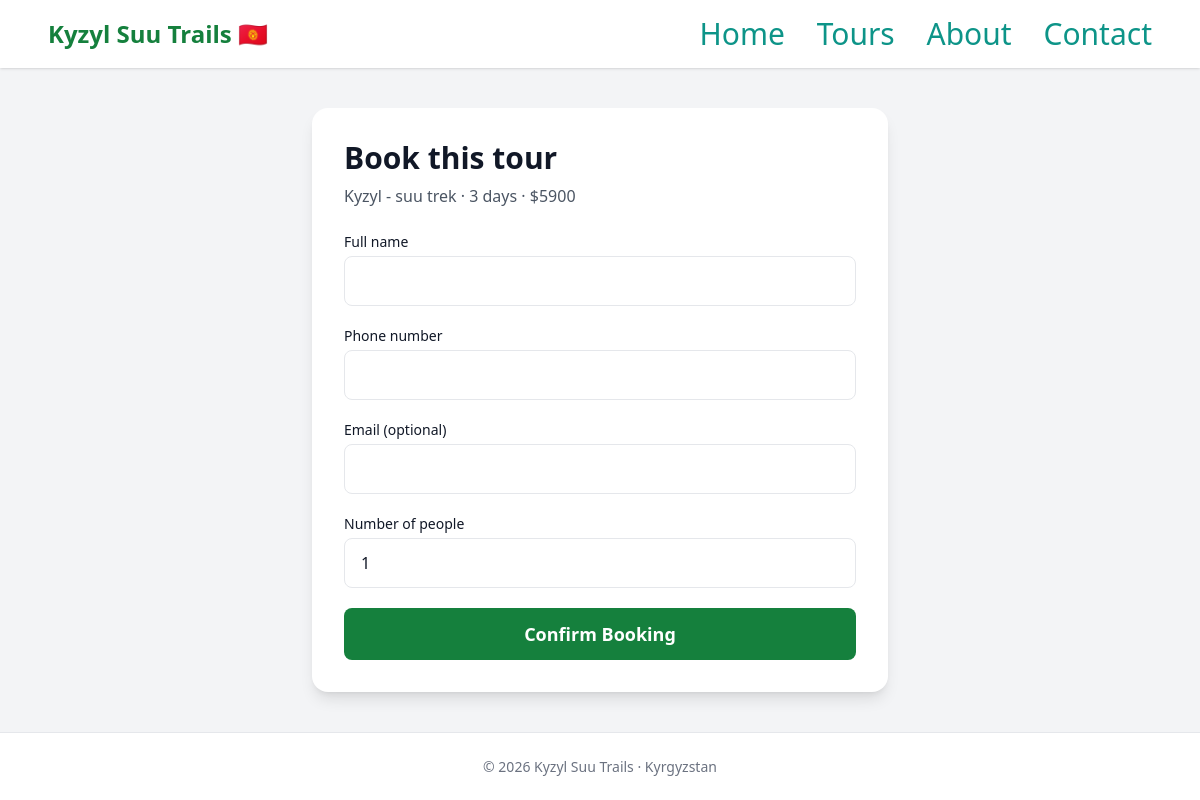
The page /create/1/ on the database its author committed.
### tours/models.py (models this page shows, shortened)
class Tour(models.Model):
    title = models.CharField(max_length=200)
    description = models.TextField()
    duration_days = models.PositiveIntegerField()
    price = models.PositiveIntegerField()
    max_people = models.PositiveIntegerField(default=10)
    image = models.ImageField(upload_to='media', blank=True, null=True)
    created_at = models.DateTimeField(auto_now_add=True)

### orders/views.py (the view)
# urls.py: path("create/<int:tour_id>/", create_order, name="create_order"),
def create_order(request, tour_id):
    tour = get_object_or_404(Tour, id=tour_id)
    if request.method == "POST":
        form = OrderForm(request.POST)
        if form.is_valid():
            order = form.save(commit=False)
            order.tour = tour
            existing_people = sum(
    o.people for o in tour.orders.all()
)
            if existing_people + order.people > tour.max_people:
                form.add_error("people", "Not enough available spots for this tour.")
            else:
                order.save()
            return redirect("orders:order_success")
    else:
        form = OrderForm()
    return render(request, "orders/create_order.html", {
        "tour": tour,
        "form": form
    })

### orders/forms.py
class OrderForm(forms.ModelForm):
    class Meta:
        model = Order
        fields = ["full_name", "phone", "email", "people"]
        widgets = {
            "full_name": forms.TextInput(attrs={
                "placeholder": "Your full name"
            }),
            "phone": forms.TextInput(attrs={
                "placeholder": "+996 XXX XXX XXX"
            }),
            "email": forms.EmailInput(attrs={
                "placeholder": "Email (optional)"
            }),
            "people": forms.NumberInput(attrs={
                "min": 1
            }),
        }

### config/orders/templates/orders/create_order.html (shortened to what this page needs)
{% extends "core/base.html" %}
{% block content %}
<div class="max-w-xl mx-auto bg-white p-8 rounded-2xl shadow-lg">
    <h1 class="text-3xl font-bold mb-2">
        Book this tour
    </h1>
    <p class="text-gray-600 mb-6">
        {{ tour.title }} · {{ tour.duration_days }} days · ${{ tour.price }}
    </p>
    <form method="post" class="space-y-5">
        <div>
            <label class="block text-sm font-medium mb-1">
                Full name
            </label>
            <input type="text" name="full_name"
                   value="{{ form.full_name.value|default:'' }}"
                   class="w-full border rounded-lg px-4 py-3 focus:ring-2 focus:ring-green-600 focus:outline-none"
                   required>
        </div>
        <div>
            <label class="block text-sm font-medium mb-1">
                Phone number
            </label>
            <input type="text" name="phone"
                   value="{{ form.phone.value|default:'' }}"
                   class="w-full border rounded-lg px-4 py-3 focus:ring-2 focus:ring-green-600 focus:outline-none"
                   required>
        </div>
        <div>
            <label class="block text-sm font-medium mb-1">
                Email (optional)
            </label>
            <input type="email" name="email"
                   value="{{ form.email.value|default:'' }}"
                   class="w-full border rounded-lg px-4 py-3 focus:ring-2 focus:ring-green-600 focus:outline-none">
        </div>
        <div>
            <label class="block text-sm font-medium mb-1">
                Number of people
            </label>
            <input type="number" name="people" min="1"
                   value="{{ form.people.value|default:1 }}"
                   class="w-full border rounded-lg px-4 py-3 focus:ring-2 focus:ring-green-600 focus:outline-none">
        </div>
        <button type="submit"
                class="w-full bg-green-700 text-white py-3 rounded-lg text-lg font-semibold hover:bg-green-800 transition">
            Confirm Booking
        </button>
    </form>
</div>
{% endblock %}

### rows shown on the page
Tour: title "Kyzyl - suu trek", duration_days "3", price "5900"
